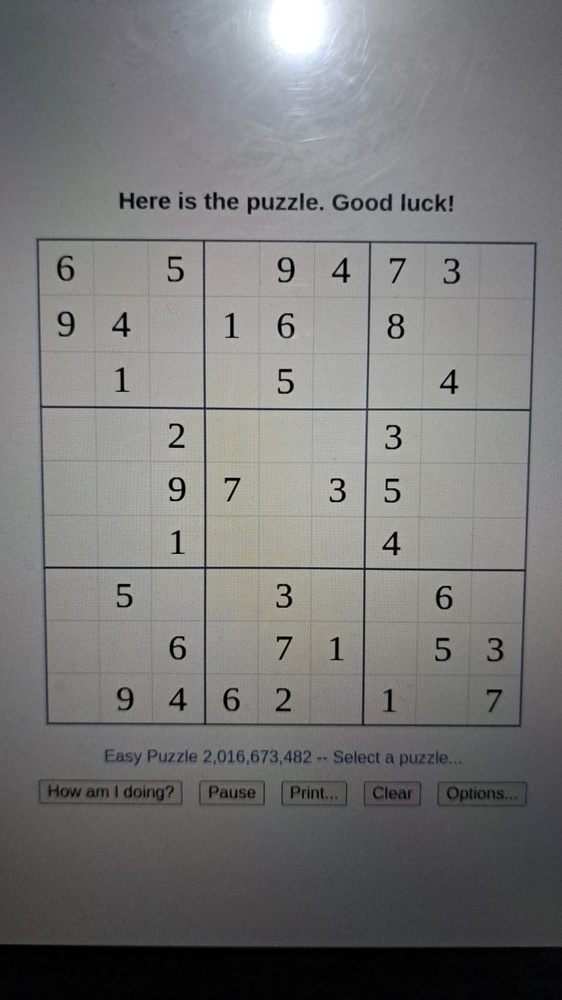
#> input picture data/example.jpeg, 562 x 1000 px, shrunk from 899 x 1599 before the run
$ python -i preprocessing.py   (imports and definitions only)
#> lines starting #> are read from the running program, lines starting #| are printed output that depends on the picture; after the words box and inside, x2 and y2 are one past the last pixel; in counts of white or black regions, pixels touching at a corner belong together
#> further down, picture is the input picture: shape (1000, 562, 3); mean B, G, R 120.2, 120.3, 120.6
import cv2
import numpy as np
import operator

def find_sudoku_square(image):
    """
    Preprocess the input image to identify and extract the main Sudoku square.

    Parameters:
    - image (numpy.ndarray): The input image containing the Sudoku puzzle.

    Returns:
    - grid_image (numpy.ndarray): The warped image with grid lines, focused on the main Sudoku square.
    """

    # Convert to grayscale
    gray_img = cv2.cvtColor(image, cv2.COLOR_BGR2GRAY)

    # Apply Gaussian blur to reduce noise
    blur_img = cv2.GaussianBlur(gray_img, (9, 9), 0)
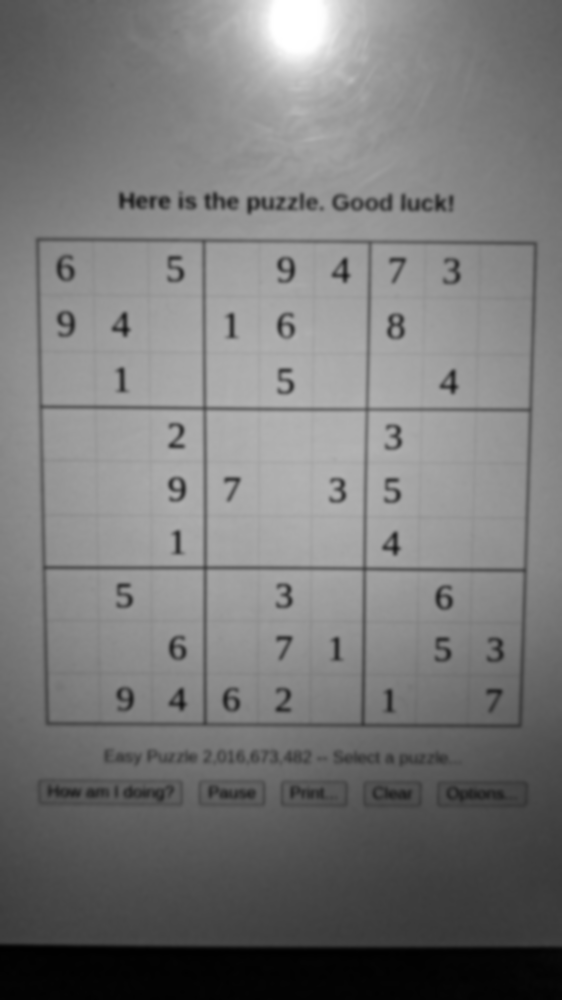
#> blur_img: shape (1000, 562); min 0, max 255, mean 120.3

    # Binarize the image using adaptive thresholding
    binary_img = cv2.adaptiveThreshold(blur_img, 255, cv2.ADAPTIVE_THRESH_GAUSSIAN_C, cv2.THRESH_BINARY, 11, 2)
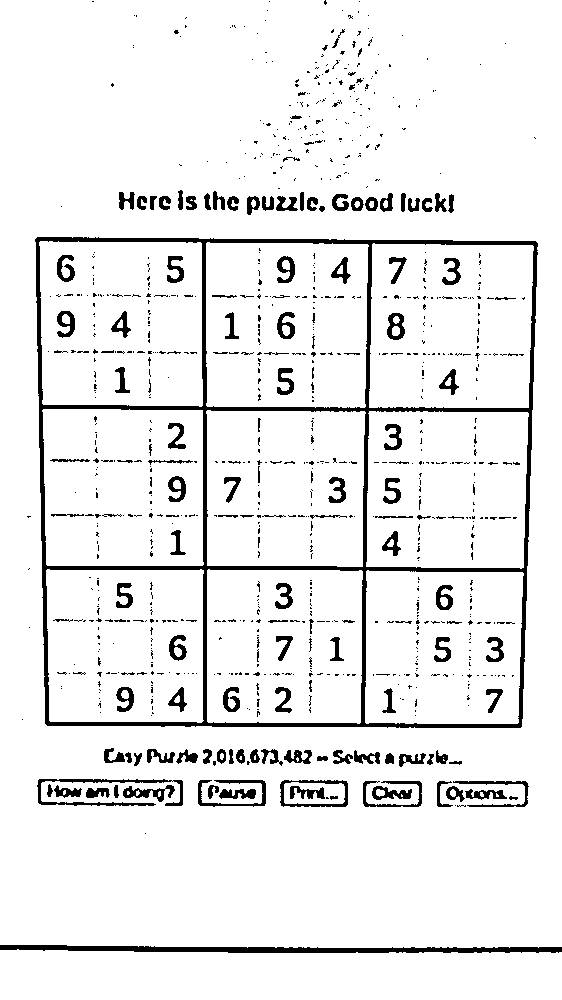
#> binary_img: shape (1000, 562); 92.5% white; 935 black regions (786 under 20 px), largest, box (x1, y1, x2, y2) and area: (35, 237, 538, 728) 15498, (0, 945, 562, 953) 2873, (37, 779, 183, 806) 879

    # Invert the image colors for contour detection
    negative_img = cv2.bitwise_not(binary_img)

    # Apply dilation to strengthen contour lines
    kernel = np.array([[0., 1., 0.], [1., 1., 1.], [0., 1., 0.]], np.uint8)
    dilated_img = cv2.dilate(negative_img, kernel, iterations=1)
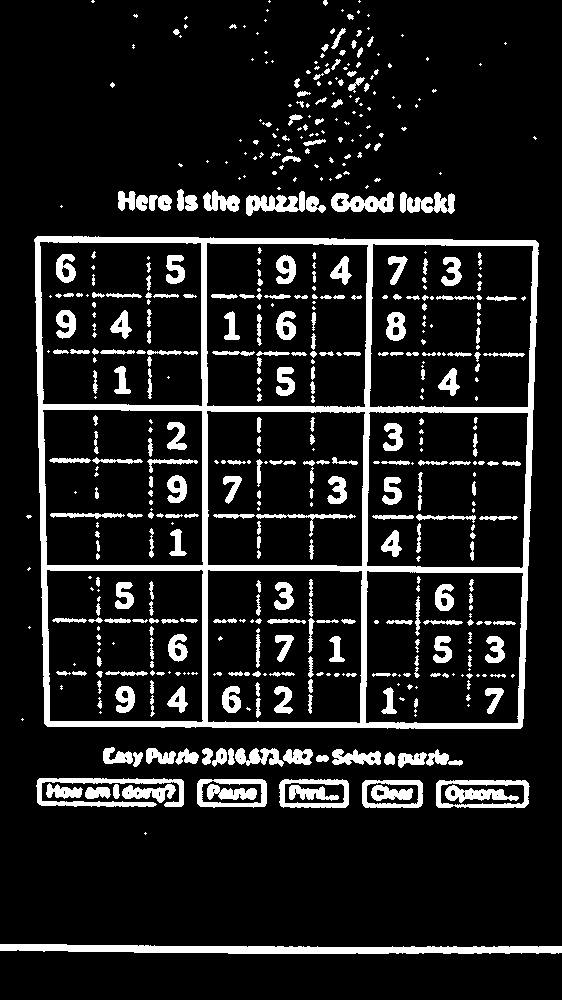
#> dilated_img: shape (1000, 562); 12.3% white; 546 white regions (228 under 20 px)

    # Find the contours and select the largest one (assumed to be the Sudoku grid)
    contours, _ = cv2.findContours(dilated_img, cv2.RETR_EXTERNAL, cv2.CHAIN_APPROX_SIMPLE)
#> contours = 179 contours, 121 with area under 20; largest, box (x1, y1, x2, y2) and area: (34, 236, 539, 729) 239942, (0, 944, 562, 954) 3429, (436, 780, 530, 808) 2429, (279, 779, 349, 808) 1846, (197, 779, 267, 808) 1844
    max_contour = max(contours, key=cv2.contourArea)
#> max_contour = contour of 161 points, box (x1, y1, x2, y2) (34, 236, 539, 729), area 239942

    # Identify corner points
    bottom_right, _ = max(enumerate([pt[0][0] + pt[0][1] for pt in max_contour]), key=operator.itemgetter(1))
#> bottom_right = 71
    top_left, _ = min(enumerate([pt[0][0] + pt[0][1] for pt in max_contour]), key=operator.itemgetter(1))
#> top_left = 0
    bottom_left, _ = min(enumerate([pt[0][0] - pt[0][1] for pt in max_contour]), key=operator.itemgetter(1))
#> bottom_left = 41
    top_right, _ = max(enumerate([pt[0][0] - pt[0][1] for pt in max_contour]), key=operator.itemgetter(1))
#> top_right = 124

    # Extract the corner points
    bottom_right = max_contour[bottom_right][0]
#> bottom_right = [520, 728]
    top_left = max_contour[top_left][0]
#> top_left = [37, 236]
    bottom_left = max_contour[bottom_left][0]
#> bottom_left = [44, 723]
    top_right = max_contour[top_right][0]
#> top_right = [538, 243]

    # Prepare for perspective transformation by defining source and destination points
    src = np.array([top_left, top_right, bottom_right, bottom_left], dtype='float32')
#> src = [[37, 236], [538, 243], [520, 728], [44, 723]]
    side = max([
        np.linalg.norm(bottom_right - top_right),
        np.linalg.norm(top_left - bottom_left),
        np.linalg.norm(bottom_right - bottom_left),
        np.linalg.norm(top_left - top_right)
    ])
#> side = 501

    dst = np.array([
        [0, 0],
        [side - 1, 0],
        [side - 1, side - 1],
        [0, side - 1]
    ], dtype='float32')
#> dst = [[0, 0], [500, 0], [500, 500], [0, 500]]

    # Apply the perspective transformation to obtain a straightened view of the Sudoku grid
    m = cv2.getPerspectiveTransform(src, dst)
#> m = [[0.971, -0.014, -32.63], [-0.0133, 0.952, -224.3], [-5.55e-06, -0.0001, 1]]
    warped_img = cv2.warpPerspective(image, m, (int(side), int(side)))
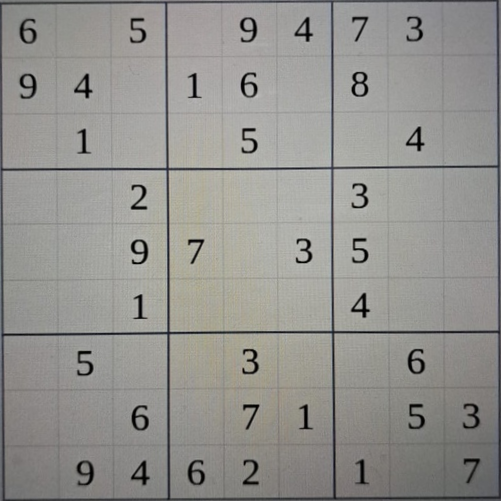
#> warped_img: shape (501, 501, 3); mean B, G, R 142.7, 146.5, 147.5

    # Draw grid lines
    grid_image = draw_grid_lines(warped_img)

    return grid_image


def draw_grid_lines(warped_img):
    """
    Draws grid lines on the warped Sudoku image to delineate the boundaries between cells.

    Parameters:
    - warped_img (numpy.ndarray): Warped image of the main Sudoku square.

    Returns:
    - grid_image (numpy.ndarray): Image with grid lines drawn for cell boundaries.
    """

    # Get dimensions of the image
    height, width = warped_img.shape[:2]
#> height = 501; width = 501
    cell_height = height // 9  # Cell height for 9x9 grid
#> cell_height = 55
    cell_width = width // 9    # Cell width for 9x9 grid
#> cell_width = 55

    # Create a copy of the image to draw the grid lines
    grid_image = warped_img.copy()

    # Draw horizontal lines, including the top and bottom edges
    for i in range(10):  # Draw 10 lines to cover all cells
        y = min(i * cell_height, height - 1)  # Ensure lines are within bounds
        cv2.line(grid_image, (0, y), (width - 1, y), (0, 0, 0), 5)  # Black line with thickness 5
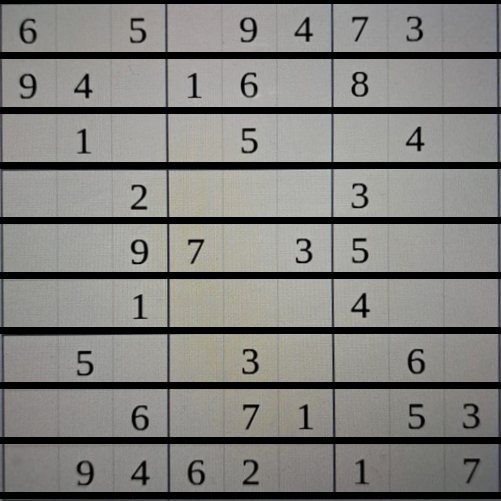
#> grid_image: shape (501, 501, 3); 13.37% of pixels changed, all inside (x1, y1, x2, y2) = (0, 0, 501, 499)

    # Draw vertical lines, including the left and right edges
    for i in range(10):  # Draw 10 lines to cover all cells
        x = min(i * cell_width, width - 1)  # Ensure lines are within bounds
        cv2.line(grid_image, (x, 0), (x, height - 1), (0, 0, 0), 5)  # Black line with thickness 5
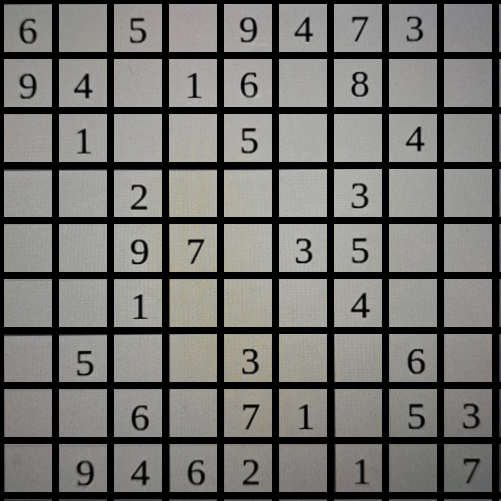
#> grid_image: shape (501, 501, 3); 11.58% of pixels changed, all inside (x1, y1, x2, y2) = (0, 4, 499, 501)

    return grid_image

def save_solution_image(grid_image, sudoku_matrix, empty_cells, output_path="solution.png"):
    """
    Draws the solved Sudoku numbers in the empty cells and saves the resulting image.

    Parameters:
    - grid_image (numpy.ndarray): Grid image of the Sudoku.
    - sudoku_matrix (numpy.ndarray): 9x9 matrix containing the solved Sudoku numbers.
    - empty_cells (numpy.ndarray): 9x9 matrix where 1 indicates an originally empty cell.
    - output_path (str): Path to save the image with the solution.
    """
    # Get dimensions of each cell
    height, width = grid_image.shape[:2]
    cell_height = height // 9
    cell_width = width // 9

    # Draw the solution in the empty cells
    for i in range(9):
        for j in range(9):
            if empty_cells[i, j] == 1:  # Only fill initially empty cells
                text = str(sudoku_matrix[i, j])
                x = j * cell_width + cell_width // 3
                y = i * cell_height + 2 * cell_height // 3
                cv2.putText(grid_image, text, (x, y), cv2.FONT_HERSHEY_SIMPLEX, 1.5, (255, 0, 0), 2)  # Blue color for digits

    # Save the final image with the solution
    cv2.imwrite(output_path, grid_image)
    print(f"Solution saved as {output_path}")

>>> import cv2
>>> picture = cv2.imread('../data/example.jpeg')
>>> result = find_sudoku_square(picture)
